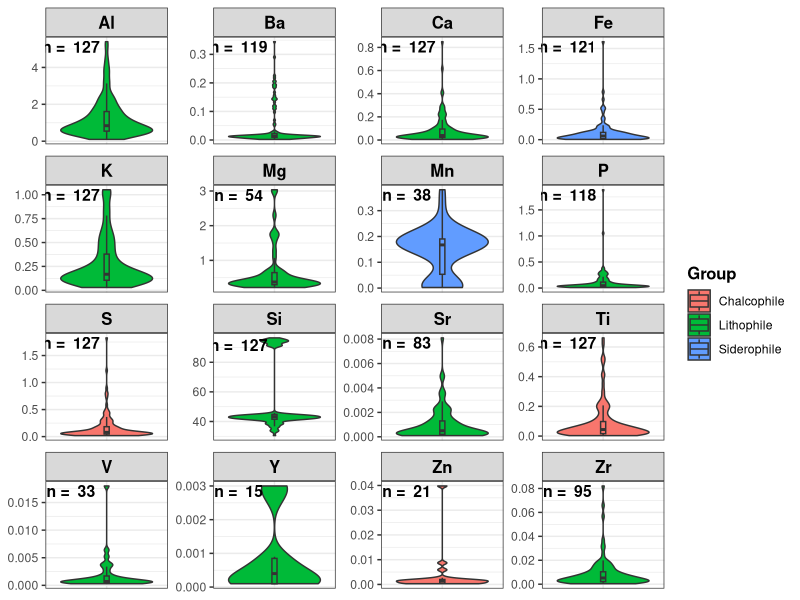
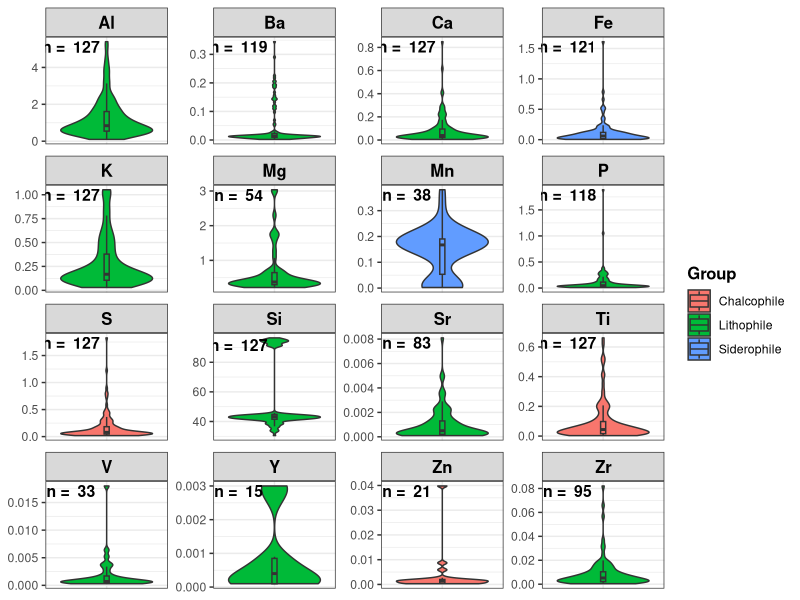

Source code (R) for these figures, in order:
library(ggplot2)
suppressPackageStartupMessages(library(tidyverse))

#Import xrf data, set empty fields to NA
xrf.csv <-
  read.csv2("./analysis/data/raw_data/XRF/xrf_quantitative_data_20220407.csv", sep = ";", dec = ".", header = TRUE, check.names = FALSE, na = c("","NA","NULL"))

#Import descriptive metadata
metadata.csv <-
  read.csv2("./analysis/data/raw_data/metadata.csv", sep = ";", header = TRUE, na = c("", "NA", "NULL"), encoding = "UTF-8")

#merge XRF data with metadata
xrf.merged <- 
  as.data.frame(merge(metadata.csv, xrf.csv, by='sample_id'))

#Filter xrf data to focus on points and preforms made from quartz/quartzite material 
Points.xrf <-
  xrf.merged %>%
  filter(site_id == "Vilhelmina 1069" | site_id == "Vilhelmina 109" | site_id == "Vilhelmina 112" | site_id == "Vilhelmina 1124" | site_id == "Vilhelmina 1127" | site_id == "Vilhelmina 114" |
           site_id == "Vilhelmina 115" | site_id == "Vilhelmina 117" | site_id == "Vilhelmina 118" | site_id == "Vilhelmina 1254" | site_id == "Vilhelmina 216" | site_id == "Vilhelmina 235" |
           site_id == "Vilhelmina 240" | site_id == "Vilhelmina 245" | site_id == "Vilhelmina 252" | site_id == "Vilhelmina 263" | site_id == "Vilhelmina 335" | site_id == "Vilhelmina 356" |
           site_id == "Vilhelmina 399" | site_id == "Vilhelmina 411" | site_id == "Vilhelmina 419" | site_id == "Vilhelmina 439" | site_id == "Vilhelmina 444" | site_id == "Vilhelmina 450" |
           site_id == "Vilhelmina 458" | site_id == "Vilhelmina 539" | site_id == "Vilhelmina 542" | site_id == "Vilhelmina 611" | site_id == "Vilhelmina 619" | site_id == "Vilhelmina 636" | 
           site_id == "Vilhelmina 637" | site_id == "Vilhelmina 643" | site_id == "Vilhelmina 769" | site_id == "Vilhelmina 949" | site_id == "Vilhelmina 95" | site_id == "Åsele 101" | 
           site_id == "Åsele 107" | site_id == "Åsele 115" | site_id == "Åsele 117" | site_id == "Åsele 119" | site_id == "Åsele 129" | site_id == "Åsele 182" | site_id == "Åsele 188" |
           site_id == "Åsele 393" | site_id == "Åsele 56" | site_id == "Åsele 91" | site_id == "Åsele 92" | site_id == "Åsele 99", 
         type == "Point" | type == "Point fragment" | type == "Preform", 
         material == "Brecciated quartz" | material == "Quartz" | material == "Quartzite") 

#fill the NA fields in the munsell hue column to mark them as colourless/translucent material
Points.xrf[8][is.na(Points.xrf[8])] <- "Colourless"

#Prepare XRF data in long format for violin plots, exclude samples with a dimension smaller than 10 mm 
Points_long <-
  drop_na(Points.xrf %>%
            filter(max_length_mm >= 10 | max_width_mm >= 10) %>% 
            dplyr::select(`Mg`,`Al`, `Si`, `P`, `S`, `K`, `Ca`, `V`, `Mn`, `Fe`, `Zn`, `Sr`, `Y`, `Zr`, `Ba`, `Ti`) %>%
            gather(key = "Element", value = "Value"))

# Add column with elemental groups for visualisation
Points_long <-
  Points_long %>%
  mutate(Group = case_when(
    endsWith(Element, "Mg") ~ "Lithophile",
    endsWith(Element, "Al") ~ "Lithophile",
    endsWith(Element, "Si") ~ "Lithophile",
    endsWith(Element, "P") ~ "Lithophile",
    endsWith(Element, "S") ~ "Chalcophile",
    endsWith(Element, "K") ~ "Lithophile",
    endsWith(Element, "Ca") ~ "Lithophile",
    endsWith(Element, "V") ~ "Lithophile",
    endsWith(Element, "Mn") ~ "Siderophile",
    endsWith(Element, "Fe") ~ "Siderophile",
    endsWith(Element, "Zn") ~ "Chalcophile",
    endsWith(Element, "Sr") ~ "Lithophile",
    endsWith(Element, "Y") ~ "Lithophile",
    endsWith(Element, "Zr") ~ "Lithophile",
    endsWith(Element, "Ba") ~ "Lithophile",
    endsWith(Element, "Ti") ~ "Chalcophile",
  ))

#Calculate and add value equal to 90% of the value range for each element, this is in preparation for 
#text annotations in final plot where a text will be positioned at this values height in each plot
Points_long <- 
  Points_long %>% 
  group_by(Element) %>% 
  dplyr::mutate(ypos = max(Value) * 0.95)  

#Prepare colors
loading.colors <- c("lightgoldenrod1", "darkorange", "lightpink1")

#Lookup for element labeller
#Ändra ordning så att de mer avvikande (Si, Mn etc) hamnar uppe till vänster
Elements <- c(
  'Mg' = "Mg",
  'Al' = "Al",
  'Si' = "Si",
  'P' = "P",
  'S'= "S",
  'K' = "K",
  'Ca' ="Ca",
  'V' = "V",
  'Mn' = "Mn",
  'Fe' = "Fe",
  'Zn' = "Zn",
  'Sr' = "Sr",
  'Y' = "Y",
  'Zr' = "Zr",
  'Ba' = "Ba",
  'Ti' = "Ti"
)

#Prepare data frame with elements for annotating facets in final plot
na_values <- 
  data.frame("Element" = unique(Points_long$Element))

#Calculate and add number of missing values for each element             
na_values <- 
  na_values %>% 
  mutate(na_values = c(
    paste("n = ", length(which(!is.na(Points.xrf$`Mg`)))),
    paste("n = ", length(which(!is.na(Points.xrf$`Al`)))),
    paste("n = ", length(which(!is.na(Points.xrf$`Si`)))),
    paste("n = ", length(which(!is.na(Points.xrf$`P`)))),
    paste("n = ", length(which(!is.na(Points.xrf$`S`)))),
    paste("n = ", length(which(!is.na(Points.xrf$`K`)))),
    paste("n = ", length(which(!is.na(Points.xrf$`Ca`)))),
    paste("n = ", length(which(!is.na(Points.xrf$`V`)))),
    paste("n = ", length(which(!is.na(Points.xrf$`Mn`)))),
    paste("n = ", length(which(!is.na(Points.xrf$`Fe`)))),
    paste("n = ", length(which(!is.na(Points.xrf$`Zn`)))),
    paste("n = ", length(which(!is.na(Points.xrf$`Sr`)))),
    paste("n = ", length(which(!is.na(Points.xrf$`Y`)))),
    paste("n = ", length(which(!is.na(Points.xrf$`Zr`)))),
    paste("n = ", length(which(!is.na(Points.xrf$`Ba`)))),
    paste("n = ", length(which(!is.na(Points.xrf$`Ti`)))))
  )

#Merge na_values and Points_long data frames in order to get the y position that the text annotation should be displayed
#in for each element facet in final plot
na_values <- 
  merge(na_values, unique(Points_long[,c("Element", "ypos")]), by = "Element", all.x = TRUE)


#Prepare ylimits for each group in order to exclude extreme outliers in the violin plot graphic
ylims <- Points_long %>%
  group_by(Element) %>% 
  mutate(height = max(Value) + .3 * sd(Value))

#Prepare a list with formula for setting new ylimits for each group in ggh4x package "facetted_pos_scales() which makes it possible to work with facet_wrap()
scales <- c(
  Element == 'Mg' ~ scale_y_continuous(limits = c(as.vector(t(ylims[1,2:3])))),
  Element == 'Al' ~ scale_y_continuous(limits = c(as.vector(t(ylims[2,2:3])))),
  Element == 'Si' ~ scale_y_continuous(limits = c(as.vector(t(ylims[3,2:3])))),
  Element == 'P' ~ scale_y_continuous(limits = c(as.vector(t(ylims[4,2:3])))),
  Element == 'S' ~ scale_y_continuous(limits = c(as.vector(t(ylims[5,2:3])))),
  Element == 'K' ~ scale_y_continuous(limits = c(as.vector(t(ylims[6,2:3])))),
  Element == 'Ca' ~ scale_y_continuous(limits = c(as.vector(t(ylims[7,2:3])))),
  Element == 'V' ~ scale_y_continuous(limits = c(as.vector(t(ylims[8,2:3])))),
  Element == 'Mn' ~ scale_y_continuous(limits = c(as.vector(t(ylims[9,2:3])))),
  Element == 'Fe' ~ scale_y_continuous(limits = c(as.vector(t(ylims[10,2:3])))),
  Element == 'Zn' ~ scale_y_continuous(limits = c(as.vector(t(ylims[11,2:3])))),
  Element == 'Sr' ~ scale_y_continuous(limits = c(as.vector(t(ylims[12,2:3])))),
  Element == 'Y' ~ scale_y_continuous(limits = c(as.vector(t(ylims[13,2:3])))),
  Element == 'Zr' ~ scale_y_continuous(limits = c(as.vector(t(ylims[14,2:3])))),
  Element == 'Ba' ~ scale_y_continuous(limits = c(as.vector(t(ylims[15,2:3])))),
  Element == 'Ti' ~ scale_y_continuous(limits = c(as.vector(t(ylims[16,2:3]))))
)

#Violin plot of elemental content, trimmed, with fill based on elemental groups and number of values under LOD as text annotation
Points_long %>%
  ggplot(aes(x=Element, y=Value, fill = Group)) +
  geom_violin(trim = TRUE) +
  geom_boxplot(width=.05, outlier.shape = NA) +
  facet_wrap( ~ Element, scales = "free", labeller = labeller(Element = Elements)) +
  #facetted_pos_scales(y = scales) +
  theme_bw() +
  geom_text(data=na_values, aes(x=0.25, y=ypos, label=na_values, fontface = "bold"), nudge_x = 0.4, inherit.aes = FALSE, size = 4) +
  theme(
    legend.title = element_text(size = 12, face = "bold", colour = "black"),
    strip.text.x = element_text(size = 12, face = "bold", colour = "black"),
    axis.title.x = element_blank(),
    plot.title = element_text(size=10, face = "bold", colour = "black", margin = margin(t = 10, b = -20), vjust=0.02, hjust=0.01),
    axis.title.y=element_blank(),
    axis.text.x=element_blank(),
    axis.ticks.x=element_blank())

ggsave(here::here("analysis/figures/008-xrf-violin-plot.png"),
       width=25, 
       height=20,
       units = "cm",
       dpi = 300)
